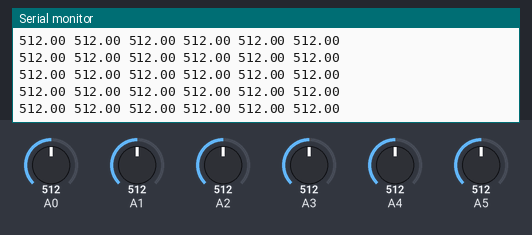
This sketch was run on a simulated Arduino Mega 2560, built with avr-gcc and run on an emulated ATmega2560. Parts: the last lines printed to the serial monitor. The test bench sets the inputs (shaded band); at power-on: A0 = 512, A1 = 512, A2 = 512, A3 = 512, A4 = 512, A5 = 512.

Above: at 7.2 s.
7.3 s: A0 set to 105
At 8.2 s:
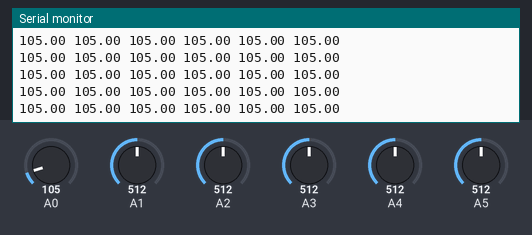
8.8 s: A0 set to 95
At 9.6 s:
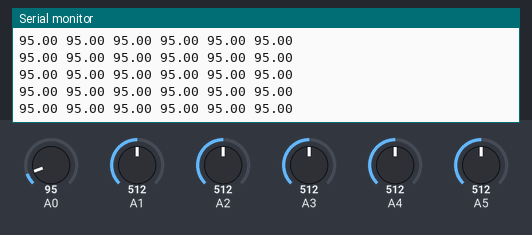
Timing chart, 0 to 11.3 s (numbered marks = the images above; inputs shaded):
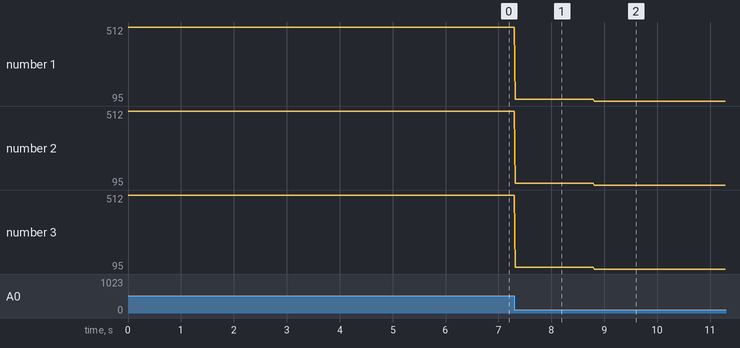

The sketch:

readDrosophibotStrain36MUX.ino
```cpp
#include <Wire.h>
float targetStrainBaseline = 300;
float strainBaselineErrorMargin = 50;
int digiPotIDs[3] = {44,46,45}; //The three unique digipot IDs that each amplifier board uses
int numDigiPotIDs = 3;
int analogPorts[6] = {0, 1, 2, 3, 4, 5}; //The ports that will recieve the strain data from the amplifier boards. Each leg get a dedicated port.
int numAnalogPorts = 6;
int MUXPins[6] = {10, 11, 12, 13, 14, 15}; //The digital pins that control how the strain data is routed on the MUX
int MUXPinNum = 6;
int ampMUXPins[2] = {22,23}; //The digital pins that control the switches on the amplifier board. Used to calibrate the strain signals.
int ampMUXPinNum = 2;
int I2CMUXPins[6] = {16,17,18,19,20,21}; //The digital pins that control which leg the I2C connection is connected to. Used for calibrating the strain signals
int I2CMUXPinNum = 6;
byte wiperVal = 50; //The wiper value for the digipot from which to start the calibration
float allSGValues[6][6] = {}; //Empty array for the strain data
float value;

void setup() {
  Serial.begin(115200);
  while(!Serial); //Initialize Serial and don't continue until it's ready
  Wire.begin(); //Initialize Wire to be able to communicate with the digipots over I2C

  // Set all digital pins on the microcontroller as OUTPUTS and set them LOW
  for(int i=0;i<MUXPinNum;i++)
  {
    pinMode(MUXPins[i], OUTPUT);
    digitalWrite(MUXPins[i], LOW);
  }
  for(int i=0;i<ampMUXPinNum;i++)
  {
    pinMode(ampMUXPins[i], OUTPUT);
    digitalWrite(ampMUXPins[i], LOW);
  }
  for(int i=0;i<I2CMUXPinNum;i++)
  {
    pinMode(I2CMUXPins[i], OUTPUT);
    digitalWrite(I2CMUXPins[i], LOW);
  }

  //Set the chosen analog ports as inputs
  for(int i=0;i<numAnalogPorts;i++)
  {
    pinMode(analogPorts[i], INPUT);
  }
}

void loop() {
  //Only read values and broadcast them when MATLAB asks for it by sending a value ~=0 over Serial
    value = 1;
  if(value>0)
  {
   //If the MATLAB script wants Serial data, cycle through which digital pin is HIGH and collect the strain data from each leg for each state of the switches. By doing so, you can collect strain from each location on the leg for all legs simultaneously, then switch
   //which location you're collecting from.
   for(int i=0;i<MUXPinNum;i++)
  {
    digitalWrite(MUXPins[i], HIGH);
    for(int L=0;L<numAnalogPorts;L++)
    {
      allSGValues[L][i] = analogRead(analogPorts[L]);
    }
    digitalWrite(MUXPins[i], LOW);
  }
  //Print all of the collected data as one big line in Serial with a space between each point of data. The MATLAB script can then parse this data accordingly for each leg and location.
  //for(int L=0;L<numAnalogPorts;L++)
  //{
    for(int i=0;i<MUXPinNum;i++)
    {
      Serial.print(allSGValues[0][i]);
      Serial.print(" ");
    }
  //}
  //Print the carriage return to tell the MATLAB script that this is one complete timestep of data
  Serial.println(" ");
  delay(10);
  }
}
```

Measured:
- after the input at 7.3 s, the serial monitor: prints a new line at once (image 1)
- after the input at 8.8 s, the serial monitor: prints a new line at once (image 2)
- plotted number 1: 512 → 105 after the input at 7.3 s, 105 → 95 after the input at 8.8 s
- plotted number 2: 512 → 105 after the input at 7.3 s, 105 → 95 after the input at 8.8 s
- plotted number 3: 512 → 105 after the input at 7.3 s, 105 → 95 after the input at 8.8 s
